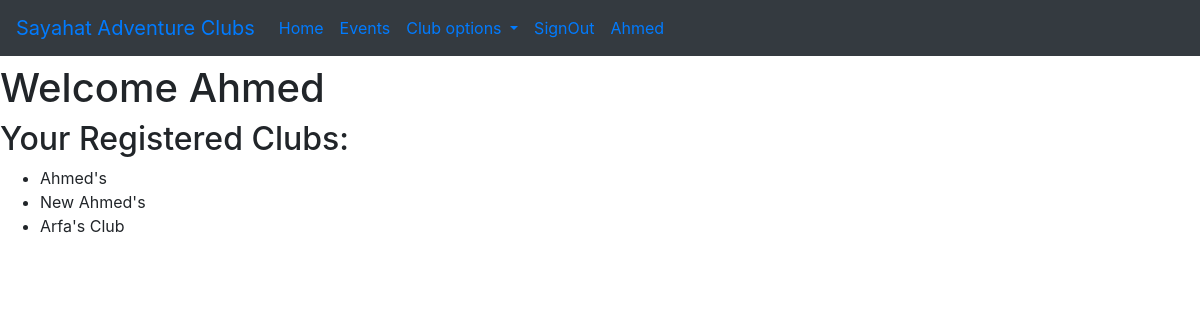
Screenshot of /myClubs/ (signed in) with the database file from the repository.
### AdventureClub/models.py (models this page shows, shortened)
class AdventureClub(models.Model):
    owner = models.ForeignKey(User, on_delete=models.CASCADE, default="")
    club_name = models.CharField(max_length=50)
    contact = models.CharField(max_length=11, default='')
    email = models.EmailField(null=True)
    featured = models.BooleanField(default=False)
    club_image = models.ImageField(upload_to='AdventureClub/Club_Images', null=True)
    club_address = models.CharField(max_length=80)
    city = models.CharField(null=False, blank=False, default="", max_length=25)

### AdventureClub/views.py (the view)
# urls.py: path('myClubs/',views.myClubs,name="myClubs"),
def myClubs(request):
    userClub = models.AdventureClub.objects.filter(owner=request.user)
    return render(request, "AdventureClubs/myClubs.html", context={'clubs': userClub})

### AdventureClub/templates/AdventureClubs/myClubs.html
{% extends 'AdventureClubs/base.html' %}
{% block body_block %}
<h1>Welcome {{request.user}}</h1>
<h2>Your Registered Clubs:</h2>
<ul>
{%for c in clubs%}
    <li>{{c.club_name}}</li>
    {%empty%}
    <h1>You don't have any registered club</h1>
{%endfor%}
</ul>
{% endblock %}

### AdventureClub/templates/AdventureClubs/base.html (shortened to what this page needs)
<!DOCTYPE html>
<html lang="en">
<head>
    <link rel="stylesheet" href="https://maxcdn.bootstrapcdn.com/bootstrap/4.0.0/css/bootstrap.min.css">
</head>
<body>
<nav class="navbar navbar-expand-lg  bg-dark">
  <a class="navbar-brand" href="{% url 'club:index' %}">Sayahat Adventure Clubs</a>
  <div class="collapse navbar-collapse" id="navbarNavDropdown">
    <ul class="navbar-nav">
      <li class="nav-item active">
        <a class="nav-link" href="{% url 'club:index' %}">Home <span class="sr-only">(current)</span></a>
      </li>
     <li class="nav-item">
        <a class="nav-link" href="{% url 'club:events' %}">Events</a>
        <li>
    <li class="nav-item">
        {% if request.user.is_authenticated %}
        <li class="nav-item">
            <li class="nav-item dropdown">
        <a class="nav-link dropdown-toggle" href="#" id="navbarDropdown" role="button" data-toggle="dropdown" aria-haspopup="true" aria-expanded="false">
          Club options
        </a>
      </li>
      </li>
        <a class="nav-link" href="{% url 'club:signOut' %}">SignOut</a>
        <a class="nav-link" href="#">{{request.user}}</a>
        {% endif %}
    </li>
    </ul>
  </div>
</nav>
{% block body_block %}
{% endblock %}
</body>
</html>

### rows the page displays
AdventureClub: club_name "Ahmed's"
AdventureClub: club_name "New Ahmed's"
AdventureClub: club_name "Arfa's Club"

### other values shown
{{ request.user }} "Ahmed"
